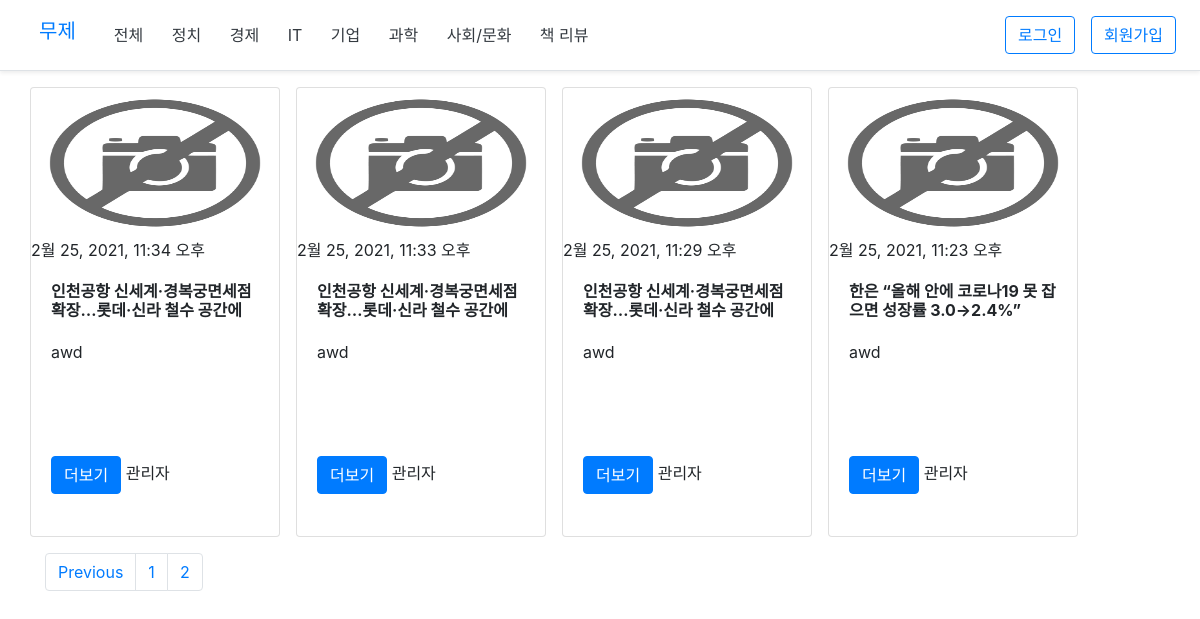
Screenshot of /?page=2 with the database file from the repository.
### posts/models.py (models this page shows, shortened)
class BaseModel(models.Model):
    created_at = models.DateTimeField(auto_now_add=True)
    updated_at = models.DateTimeField(auto_now=True)

class Posts(BaseModel):
    class CountryChoice(models.TextChoices):
        KOREA = "K", "국내"
        WORLD = "W", "해외"
    user = models.ForeignKey(settings.AUTH_USER_MODEL, related_name="posts_user", on_delete=CASCADE)
    title = models.CharField(max_length=100)
    image = models.TextField(blank=True)
    content = models.TextField()
    content_img = models.ImageField(upload_to="posts/%Y/%m/%d", blank=True, null=True)
    comment = models.TextField(blank=True, null=True)
    post_url = models.URLField()
    country = models.CharField(max_length=2, choices=CountryChoice.choices)
    category = models.ManyToManyField("Category")
    tag = models.ManyToManyField("Tag", blank=True)
    like_user_set = models.ManyToManyField(settings.AUTH_USER_MODEL, blank=True, related_name="like_user_set")
    class Meta:
        ordering = ['-id']
        verbose_name_plural = "Posts"

class BaseModel(models.Model):
    created_at = models.DateTimeField(auto_now_add=True)
    updated_at = models.DateTimeField(auto_now=True)

### accounts/models.py (models this page shows, shortened)
class User(AbstractUser):
    avatar = models.ImageField(blank=True, upload_to="accounts/%Y/%m")
    nickname = models.CharField(unique=True, max_length=10)
    bio = models.TextField(blank=True, max_length=255)

### posts/views.py (the view)
# urls.py: path('', include('posts.urls'))
def posts(request):
    post_list = models.Posts.objects.all()
    paginator = Paginator(post_list, 12)
    page_number = request.GET.get('page', 1)
    post_list = paginator.get_page(page_number)
    count = 5
    end_page = paginator.count / 5
    if int(page_number) % count == 0:
        start = (int(int(page_number) / count) * count + 1) - count
        end = int(page_number)
    elif page_number == end_page:
        start = (int(int(page_number) / count) * count) +1
        end = end_page
    else:
        start = (int(int(page_number) / count) * count)
        end = (math.ceil(int(page_number) / count) * count) -1
    page_obj = paginator.page_range[start:end]
    return render(request, "posts/posts_list.html", {'post_list':post_list, 'page_obj':page_obj})

### templates/posts/posts_list.html (shortened to what this page needs)
{% extends 'layout.html' %}
{% block content %}
<div class="container">
    <div class="row align-items">
        {% for post in post_list %}
        <div class="card mr-3 mb-3" style="height: 450px; width: 250px;">
            {% if post.image %}
            <img src="{{post.image}}" class="card-img-top" alt="이미지를 찾을 수 없습니다." style="height: 150px; background-size: cover;">
            {% else %}
            <img src="media/posts/no-image.png" class="card-img-top" alt="이미지를 찾을 수 없습니다."
                style="height: 150px; background-size: cover;">
            {% endif %}
            {{post.created_at}}
            <div class="card-body">
                <h6 class="font-weight-bold" style="height: 50px;">{{post.title}}</h6>
                <p class="card-text" style="height: 100px; overflow: auto;">{{post.content}}</p>
                <a href="{% url 'posts:posts_detail' post.pk %}" class="btn btn-primary">더보기</a>
                {{post.user.nickname}}
            </div>
        </div>
        {% endfor %}
    </div>
    <nav aria-label="Page navigation example">
        <ul class="pagination">
            {% if post_list.has_previous %}
            <li class="page-item"><a class="page-link" href="?page={{post_list.previous_page_number}}">Previous</a></li>
            {% endif %}
            {% for page in page_obj %}
                <li class="page-item">
                    <a class="page-link" href="?page={{page}}">{{page}}</a>
                </li>
            {% endfor %}
        </ul>
    </nav>
</div>
{% endblock %}

### templates/layout.html (shortened to what this page needs)
{% load static %}
<!DOCTYPE html>
<html lang="en">
<head>
    <link rel="stylesheet" href="{% static 'bootstrap-4.6.0-dist/css/bootstrap.min.css' %}">
</head>
<body>
    {% include 'partials/nav.html' %}
    {% block content %}
    {% endblock %}
</body>
</html>

### templates/partials/nav.html (shortened to what this page needs)
<div class="d-flex flex-column flex-md-row align-items-center p-3 px-md-4 mb-3 bg-white border-bottom shadow-sm">
  <a href="{% url 'posts:home' %}">
    <h5 class="col mr-md-auto font-weight-normal">무제</h5>
  </a>
  <nav class="col-7 my-md-0 mr-md-3">
    <a class="p-2 mr-2 text-dark" href="{% url 'posts:home' %}">전체</a>
    <a class="p-2 mr-2 text-dark" href="{% url 'posts:politics' %}">정치</a>
    <a class="p-2 mr-2 text-dark" href="#">경제</a>
    <a class="p-2 mr-2 text-dark" href="#">IT</a>
    <a class="p-2 mr-2 text-dark" href="#">기업</a>
    <a class="p-2 mr-2 text-dark" href="#">과학</a>
    <a class="p-2 mr-2 text-dark" href="#">사회/문화</a>
    <a class="p-2 mr-2 text-dark" href="#">책 리뷰</a>
  </nav>
  {% if user.is_authenticated %}
  <nav class="col my-md-0 mr-md-3">
    <a class="btn btn-outline-primary mr-3" href="{% url 'posts:posts_write' %}">글쓰기</a>
    <a class="btn btn-outline-primary mr-3" href="{{user.get_absolute_url}}">프로필</a>
    <a class="btn btn-outline-primary" href="{% url 'accounts:logout' %}">로그아웃</a>
  </nav>
  {% else %}
  <a class="btn btn-outline-primary mr-3" href="{% url 'accounts:login' %}">로그인</a>
  <a class="btn btn-outline-primary" href="{% url 'accounts:signup' %}">회원가입</a>
  {% endif %}
</div>

### rows the page displays
Posts: created_at "2월 25, 2021, 11:34 오후", title "인천공항 신세계·경복궁면세점 확장…롯데·신라 철수 공간에", content "awd", user.nickname "관리자"
Posts: created_at "2월 25, 2021, 11:33 오후", title "인천공항 신세계·경복궁면세점 확장…롯데·신라 철수 공간에", content "awd", user.nickname "관리자"
Posts: created_at "2월 25, 2021, 11:29 오후", title "인천공항 신세계·경복궁면세점 확장…롯데·신라 철수 공간에", content "awd", user.nickname "관리자"
Posts: created_at "2월 25, 2021, 11:23 오후", title "한은 “올해 안에 코로나19 못 잡으면 성장률 3.0→2.4%”", content "awd", user.nickname "관리자"

### other values shown
{{ page }} "1" "2"
